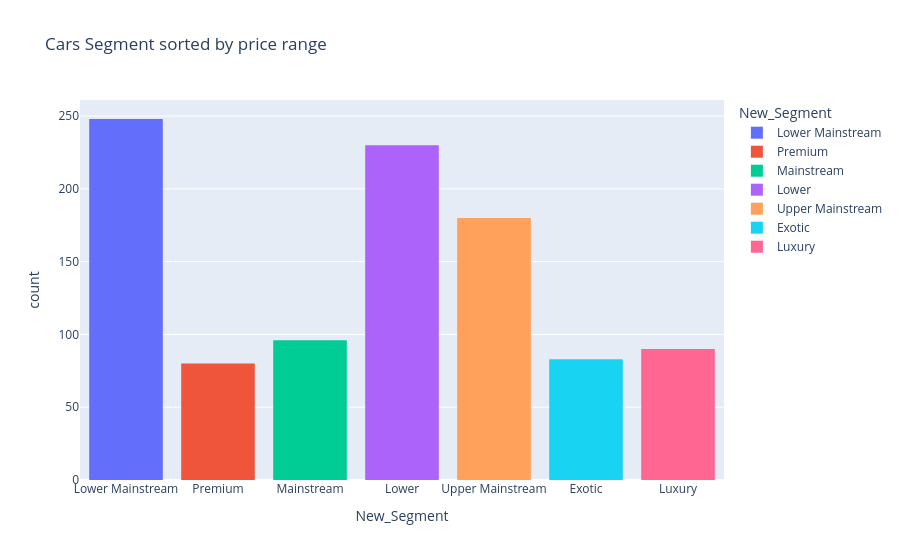

The notebook cell this image was saved under:
### Code cell
px.histogram( df, x= "New_Segment", color="New_Segment",
             title='Cars Segment sorted by price range')

### Figure 1 — Plotly figure (JSON) as saved in the notebook; plotly's stock layout.template omitted (floating-point values rounded to 4 significant figures; data arrays with more than 128 entries replaced by an {"elided": "..."} marker saying what was removed)
{"data": [{"bingroup": "x", "hovertemplate": "New_Segment=%{x}<br>count=%{y}<extra></extra>", "legendgroup": "Lower Mainstream", "marker": {"color": "#636efa", "pattern": {"shape": ""}}, "name": "Lower Mainstream", "orientation": "v", "showlegend": true, "type": "histogram", "x": {"elided": "248 str values"}, "xaxis": "x", "yaxis": "y"}, {"bingroup": "x", "hovertemplate": "New_Segment=%{x}<br>count=%{y}<extra></extra>", "legendgroup": "Premium", "marker": {"color": "#EF553B", "pattern": {"shape": ""}}, "name": "Premium", "orientation": "v", "showlegend": true, "type": "histogram", "x": ["Premium", "Premium", "Premium", "Premium", "Premium", "Premium", "Premium", "Premium", "Premium", "Premium", "Premium", "Premium", "Premium", "Premium", "Premium", "Premium", "Premium", "Premium", "Premium", "Premium", "Premium", "Premium", "Premium", "Premium", "Premium", "Premium", "Premium", "Premium", "Premium", "Premium", "Premium", "Premium", "Premium", "Premium", "Premium", "Premium", "Premium", "Premium", "Premium", "Premium", "Premium", "Premium", "Premium", "Premium", "Premium", "Premium", "Premium", "Premium", "Premium", "Premium", "Premium", "Premium", "Premium", "Premium", "Premium", "Premium", "Premium", "Premium", "Premium", "Premium", "Premium", "Premium", "Premium", "Premium", "Premium", "Premium", "Premium", "Premium", "Premium", "Premium", "Premium", "Premium", "Premium", "Premium", "Premium", "Premium", "Premium", "Premium", "Premium", "Premium"], "xaxis": "x", "yaxis": "y"}, {"bingroup": "x", "hovertemplate": "New_Segment=%{x}<br>count=%{y}<extra></extra>", "legendgroup": "Mainstream", "marker": {"color": "#00cc96", "pattern": {"shape": ""}}, "name": "Mainstream", "orientation": "v", "showlegend": true, "type": "histogram", "x": ["Mainstream", "Mainstream", "Mainstream", "Mainstream", "Mainstream", "Mainstream", "Mainstream", "Mainstream", "Mainstream", "Mainstream", "Mainstream", "Mainstream", "Mainstream", "Mainstream", "Mainstream", "Mainstream", "Mainstream", "Mainstream", "Mainstream", "Mainstream", "Mainstream", "Mainstream", "Mainstream", "Mainstream", "Mainstream", "Mainstream", "Mainstream", "Mainstream", "Mainstream", "Mainstream", "Mainstream", "Mainstream", "Mainstream", "Mainstream", "Mainstream", "Mainstream", "Mainstream", "Mainstream", "Mainstream", "Mainstream", "Mainstream", "Mainstream", "Mainstream", "Mainstream", "Mainstream", "Mainstream", "Mainstream", "Mainstream", "Mainstream", "Mainstream", "Mainstream", "Mainstream", "Mainstream", "Mainstream", "Mainstream", "Mainstream", "Mainstream", "Mainstream", "Mainstream", "Mainstream", "Mainstream", "Mainstream", "Mainstream", "Mainstream", "Mainstream", "Mainstream", "Mainstream", "Mainstream", "Mainstream", "Mainstream", "Mainstream", "Mainstream", "Mainstream", "Mainstream", "Mainstream", "Mainstream", "Mainstream", "Mainstream", "Mainstream", "Mainstream", "Mainstream", "Mainstream", "Mainstream", "Mainstream", "Mainstream", "Mainstream", "Mainstream", "Mainstream", "Mainstream", "Mainstream", "Mainstream", "Mainstream", "Mainstream", "Mainstream", "Mainstream", "Mainstream"], "xaxis": "x", "yaxis": "y"}, {"bingroup": "x", "hovertemplate": "New_Segment=%{x}<br>count=%{y}<extra></extra>", "legendgroup": "Lower", "marker": {"color": "#ab63fa", "pattern": {"shape": ""}}, "name": "Lower", "orientation": "v", "showlegend": true, "type": "histogram", "x": {"elided": "230 str values"}, "xaxis": "x", "yaxis": "y"}, {"bingroup": "x", "hovertemplate": "New_Segment=%{x}<br>count=%{y}<extra></extra>", "legendgroup": "Upper Mainstream", "marker": {"color": "#FFA15A", "pattern": {"shape": ""}}, "name": "Upper Mainstream", "orientation": "v", "showlegend": true, "type": "histogram", "x": {"elided": "180 str values"}, "xaxis": "x", "yaxis": "y"}, {"bingroup": "x", "hovertemplate": "New_Segment=%{x}<br>count=%{y}<extra></extra>", "legendgroup": "Exotic", "marker": {"color": "#19d3f3", "pattern": {"shape": ""}}, "name": "Exotic", "orientation": "v", "showlegend": true, "type": "histogram", "x": ["Exotic", "Exotic", "Exotic", "Exotic", "Exotic", "Exotic", "Exotic", "Exotic", "Exotic", "Exotic", "Exotic", "Exotic", "Exotic", "Exotic", "Exotic", "Exotic", "Exotic", "Exotic", "Exotic", "Exotic", "Exotic", "Exotic", "Exotic", "Exotic", "Exotic", "Exotic", "Exotic", "Exotic", "Exotic", "Exotic", "Exotic", "Exotic", "Exotic", "Exotic", "Exotic", "Exotic", "Exotic", "Exotic", "Exotic", "Exotic", "Exotic", "Exotic", "Exotic", "Exotic", "Exotic", "Exotic", "Exotic", "Exotic", "Exotic", "Exotic", "Exotic", "Exotic", "Exotic", "Exotic", "Exotic", "Exotic", "Exotic", "Exotic", "Exotic", "Exotic", "Exotic", "Exotic", "Exotic", "Exotic", "Exotic", "Exotic", "Exotic", "Exotic", "Exotic", "Exotic", "Exotic", "Exotic", "Exotic", "Exotic", "Exotic", "Exotic", "Exotic", "Exotic", "Exotic", "Exotic", "Exotic", "Exotic", "Exotic"], "xaxis": "x", "yaxis": "y"}, {"bingroup": "x", "hovertemplate": "New_Segment=%{x}<br>count=%{y}<extra></extra>", "legendgroup": "Luxury", "marker": {"color": "#FF6692", "pattern": {"shape": ""}}, "name": "Luxury", "orientation": "v", "showlegend": true, "type": "histogram", "x": ["Luxury", "Luxury", "Luxury", "Luxury", "Luxury", "Luxury", "Luxury", "Luxury", "Luxury", "Luxury", "Luxury", "Luxury", "Luxury", "Luxury", "Luxury", "Luxury", "Luxury", "Luxury", "Luxury", "Luxury", "Luxury", "Luxury", "Luxury", "Luxury", "Luxury", "Luxury", "Luxury", "Luxury", "Luxury", "Luxury", "Luxury", "Luxury", "Luxury", "Luxury", "Luxury", "Luxury", "Luxury", "Luxury", "Luxury", "Luxury", "Luxury", "Luxury", "Luxury", "Luxury", "Luxury", "Luxury", "Luxury", "Luxury", "Luxury", "Luxury", "Luxury", "Luxury", "Luxury", "Luxury", "Luxury", "Luxury", "Luxury", "Luxury", "Luxury", "Luxury", "Luxury", "Luxury", "Luxury", "Luxury", "Luxury", "Luxury", "Luxury", "Luxury", "Luxury", "Luxury", "Luxury", "Luxury", "Luxury", "Luxury", "Luxury", "Luxury", "Luxury", "Luxury", "Luxury", "Luxury", "Luxury", "Luxury", "Luxury", "Luxury", "Luxury", "Luxury", "Luxury", "Luxury", "Luxury", "Luxury"], "xaxis": "x", "yaxis": "y"}], "layout": {"barmode": "relative", "legend": {"title": {"text": "New_Segment"}, "tracegroupgap": 0}, "title": {"text": "Cars Segment sorted by price range"}, "xaxis": {"anchor": "y", "categoryarray": ["Lower Mainstream", "Premium", "Mainstream", "Lower", "Upper Mainstream", "Exotic", "Luxury"], "categoryorder": "array", "domain": [0, 1], "title": {"text": "New_Segment"}}, "yaxis": {"anchor": "x", "domain": [0, 1], "title": {"text": "count"}}}}
